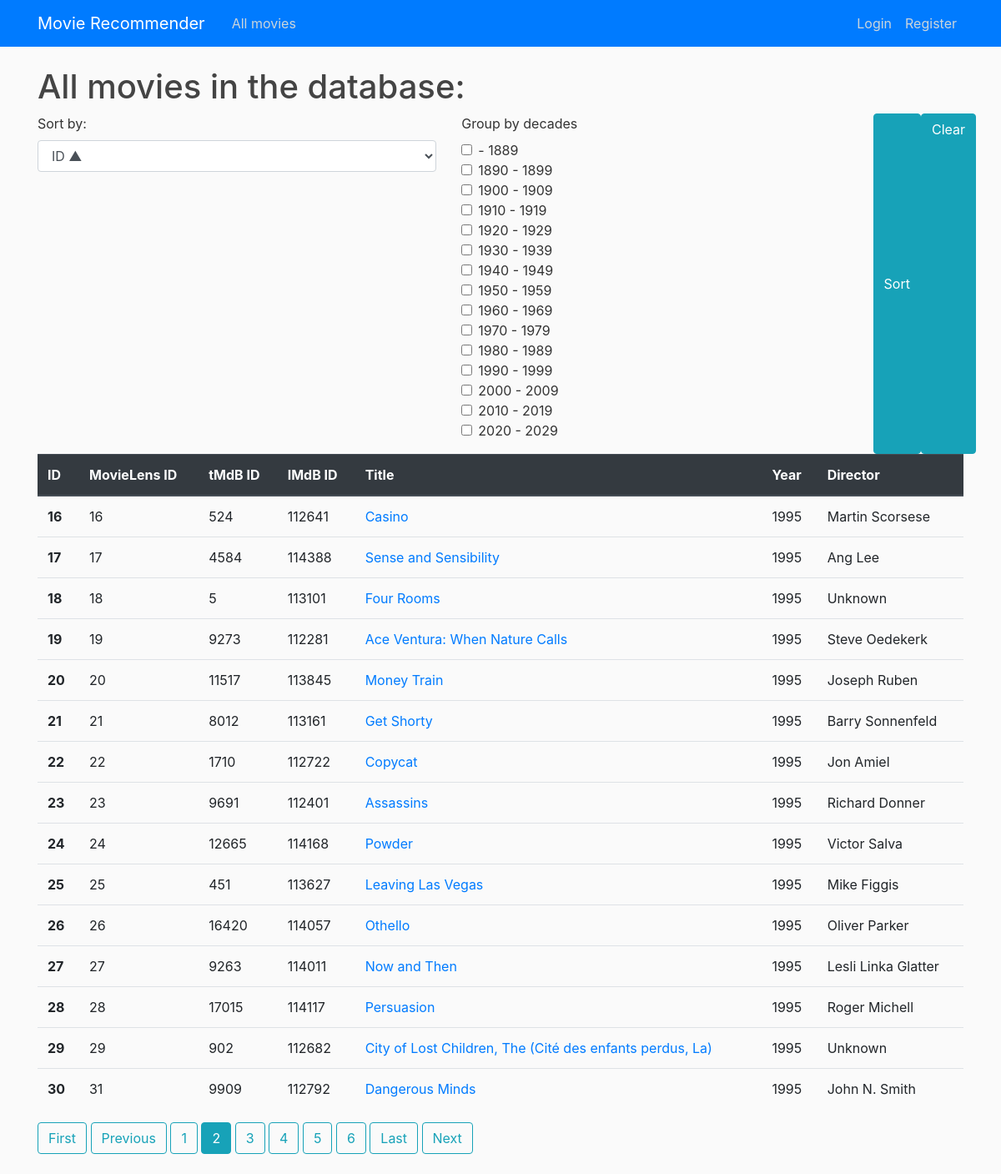
Screenshot of /all_movies/?sort_by=id&page=2 with the database file from the repository.
### recommender/models.py (models this page shows, shortened)
class Movie(models.Model):
    movielens_id = models.IntegerField(unique=True)
    imdb_id = models.IntegerField()
    tmdb_id = models.IntegerField()
    title = models.CharField(max_length=200)
    year_released = models.IntegerField()
    director = models.CharField(max_length=100)

### recommender/views.py (the view)
# urls.py: path('all_movies/', MoviesListView.as_view(), name='all_movies'),
class MoviesListView(ListView):
    model = Movie
    context_object_name = 'movies'
    paginate_by = 15
    ordering = 'id'
    def get_queryset(self):
        queryset = super().get_queryset()
        upper_decades_limits = self.get_grouping()
        if upper_decades_limits:
            print(upper_decades_limits)
            movies_from_decades = queryset.filter(year_released__gte=(upper_decades_limits[0]-9),
                                                 year_released__lte=(upper_decades_limits[0]))
            for limit in upper_decades_limits[1:]:
                movies_from_decades |= queryset.filter(year_released__gte=(limit-9),
                                                 year_released__lte=(limit))
            return movies_from_decades
        else:
            return queryset
    def get_grouping(self):
        if self.request.GET.__contains__('group_by_decades'):
            decades = list(map(int, self.request.GET.getlist('group_by_decades')))
            self.extra_context = {'group_by_decades': decades}
            return decades
        else:
            return None
    def get_ordering(self):
        if self.request.GET.__contains__('sort_by'):
            ordering = self.request.GET['sort_by']
            return ordering
        else:
            return super().get_ordering()
    def get_context_data(self, *, object_list=None, **kwargs):
        context = super().get_context_data(**kwargs)
        context['form_sorting_grouping'] = MovieSortForm(self.request.GET)
        context['sort_by'] = self.get_ordering()
        return context

### recommender/forms.py
class MovieSortForm(forms.Form):
    def __init__(self, *args, **kwargs):
        super().__init__(*args, **kwargs)
        self.fields['sort_by'].label = 'Sort by:'
    sort_by = forms.ChoiceField(choices=SORTING_OPTIONS, required=False)
    group_by_decades = forms.MultipleChoiceField(choices=DECADE_CHOICES, widget=forms.CheckboxSelectMultiple, required=False)

### recommender/templates/recommender/movie_list.html (shortened to what this page needs)
{% extends 'recommender/base.html' %}
{% load crispy_forms_tags %}
{% block content %}
<div class="container.fluid">
   <h1>All movies in the database:</h1>
    <div class="row">
        <div class="col">
            <form method="get">
            {{form_sorting_grouping.sort_by|as_crispy_field }}
        </div>
        <div class="col">
            {{form_sorting_grouping.group_by_decades|as_crispy_field }}
        </div>
        <button class="btn btn-info" type="submit">Sort</button>
        <a class="btn btn-info" href="{%url 'all_movies'%}">Clear</a>
    </div>
    <table class="table table-hover">
      <thead class="thead-dark">
        <tr>
          <th scope="col">ID</th>
          <th scope="col">MovieLens ID</th>
          <th scope="col">tMdB ID</th>
          <th scope="col">IMdB ID</th>
          <th scope="col">Title</th>
          <th scope="col">Year</th>
          <th scope="col">Director</th>
        </tr>
      </thead>
      <tbody>
        {% for movie in movies %}
        <tr>
            <th scope="row">{{movie.id}}</th>
            <td>{{movie.movielens_id}}</td>
            <td>{{movie.tmdb_id}}</td>
            <td>{{movie.imdb_id}}</td>
            <td><a href="{% url 'movie_detail' movie.id %}">{{movie.title}}</a></td>
            <td>{{movie.year_released}}</td>
            <td>{{movie.director}}</td>
        </tr>
        {% endfor %}
      </tbody>
    </table>
    {% include 'recommender/pagination.html' %}
</div>
{% endblock content %}

### recommender/static/recommender/main.css (style rules this page uses)
body { background: #fafafa; color: #333333; margin-top: 5rem; }
h1, h2, h3, h4, h5, h6 { color: #444444; }

### rows the page displays
Movie: id "16", movielens_id "16", tmdb_id "524", imdb_id "112641", title "Casino", year_released "1995", director "Martin Scorsese"
Movie: id "17", movielens_id "17", tmdb_id "4584", imdb_id "114388", title "Sense and Sensibility", year_released "1995", director "Ang Lee"
Movie: id "18", movielens_id "18", tmdb_id "5", imdb_id "113101", title "Four Rooms", year_released "1995", director "Unknown"
Movie: id "19", movielens_id "19", tmdb_id "9273", imdb_id "112281", title "Ace Ventura: When Nature Calls", year_released "1995", director "Steve Oedekerk"
Movie: id "20", movielens_id "20", tmdb_id "11517", imdb_id "113845", title "Money Train", year_released "1995", director "Joseph Ruben"
Movie: id "21", movielens_id "21", tmdb_id "8012", imdb_id "113161", title "Get Shorty", year_released "1995", director "Barry Sonnenfeld"
Movie: id "22", movielens_id "22", tmdb_id "1710", imdb_id "112722", title "Copycat", year_released "1995", director "Jon Amiel"
Movie: id "23", movielens_id "23", tmdb_id "9691", imdb_id "112401", title "Assassins", year_released "1995", director "Richard Donner"
Movie: id "24", movielens_id "24", tmdb_id "12665", imdb_id "114168", title "Powder", year_released "1995", director "Victor Salva"
Movie: id "25", movielens_id "25", tmdb_id "451", imdb_id "113627", title "Leaving Las Vegas", year_released "1995", director "Mike Figgis"
Movie: id "26", movielens_id "26", tmdb_id "16420", imdb_id "114057", title "Othello", year_released "1995", director "Oliver Parker"
Movie: id "27", movielens_id "27", tmdb_id "9263", imdb_id "114011", title "Now and Then", year_released "1995", director "Lesli Linka Glatter"
Movie: id "28", movielens_id "28", tmdb_id "17015", imdb_id "114117", title "Persuasion", year_released "1995", director "Roger Michell"
Movie: id "29", movielens_id "29", tmdb_id "902", imdb_id "112682", title "City of Lost Children, The (Cité des enfants perdus, La)", year_released "1995", director "Unknown"
Movie: id "30", movielens_id "31", tmdb_id "9909", imdb_id "112792", title "Dangerous Minds", year_released "1995", director "John N. Smith"

### other values shown
{{ num }} "1" "3" "4" "5" "6"
{{ num }} "2"
